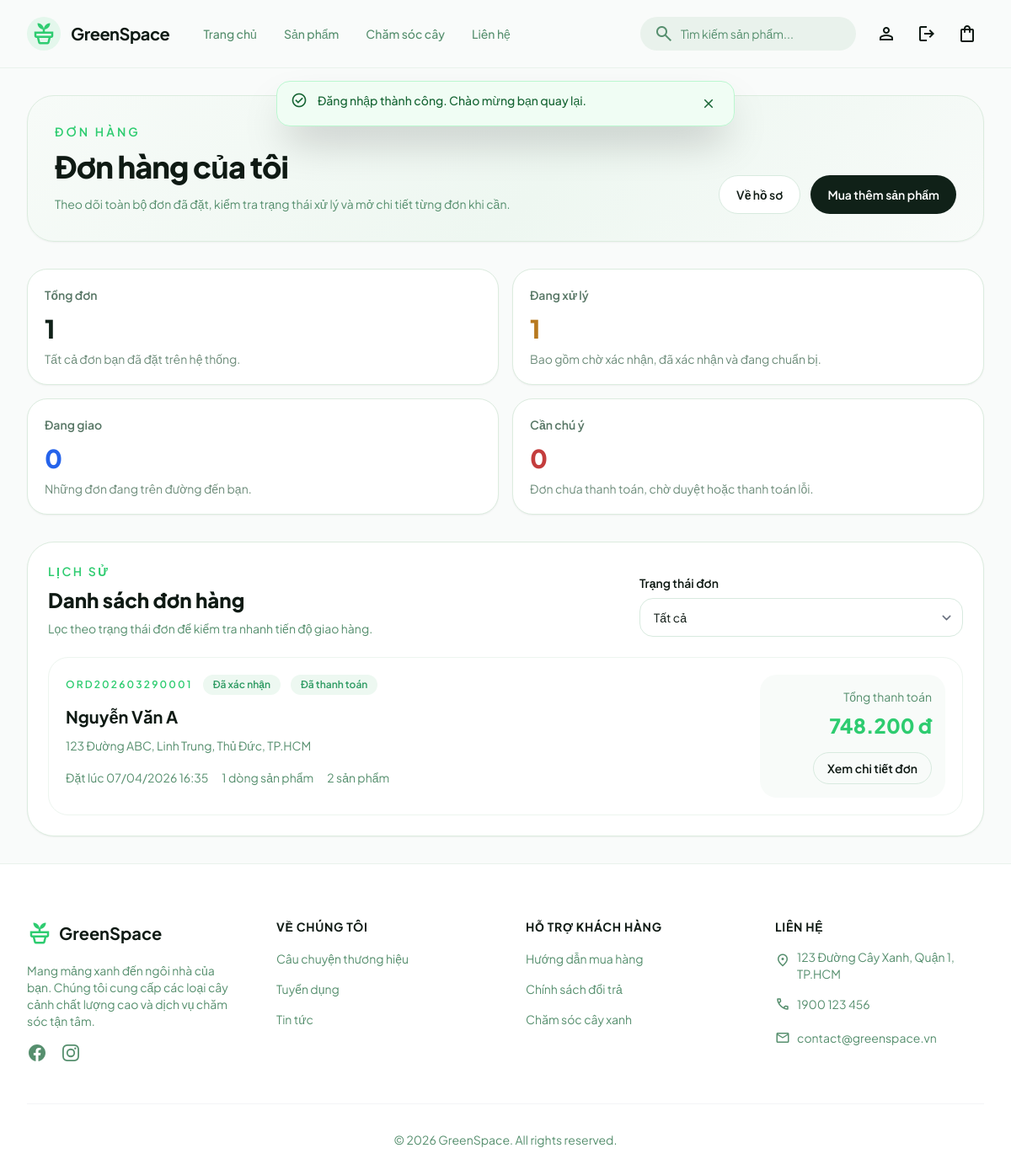
Page /orders.php (signed in) on the committed database.
### tables this page shows
CREATE TABLE orders (
    id INT AUTO_INCREMENT PRIMARY KEY,
    user_id INT NOT NULL,
    order_number VARCHAR(50) NOT NULL UNIQUE,
    full_name VARCHAR(100) NOT NULL,
    email VARCHAR(100) NOT NULL,
    phone VARCHAR(20) NOT NULL,
    address TEXT NOT NULL,
    note TEXT DEFAULT NULL,
    subtotal DECIMAL(10, 2) NOT NULL DEFAULT 0,
    discount_amount DECIMAL(10, 2) NOT NULL DEFAULT 0,
    shipping_fee DECIMAL(10, 2) NOT NULL DEFAULT 0,
    total_amount DECIMAL(10, 2) NOT NULL,
    coupon_code VARCHAR(50) DEFAULT NULL,
    payment_method ENUM('cod', 'online_mock') NOT NULL DEFAULT 'cod',
    payment_status ENUM('unpaid', 'pending_review', 'paid', 'failed') NOT NULL DEFAULT 'unpaid',
    order_status ENUM('pending', 'confirmed', 'processing', 'shipping', 'delivered', 'cancelled') NOT NULL DEFAULT 'pending',
    created_at TIMESTAMP DEFAULT CURRENT_TIMESTAMP,
    updated_at TIMESTAMP DEFAULT CURRENT_TIMESTAMP ON UPDATE CURRENT_TIMESTAMP,
    CONSTRAINT fk_orders_user
        FOREIGN KEY (user_id) REFERENCES users(id) ON DELETE CASCADE,
    INDEX idx_orders_user_id (user_id),
    INDEX idx_orders_payment_status (payment_status),
    INDEX idx_orders_order_status (order_status)
);

### config/config.php (called while the page is built, shortened)
<?php
spl_autoload_register(function ($class) {
    $paths = [
        APP_PATH . '/controllers/' . $class . '.php',
        APP_PATH . '/models/' . $class . '.php',
        APP_PATH . '/services/' . $class . '.php',
        CONFIG_PATH . '/' . $class . '.php',
        BASE_PATH . '/helpers/' . $class . '.php',
    ];
    foreach ($paths as $path) {
        if (file_exists($path)) {
            return;
        }
    }
});
require_once BASE_PATH . '/helpers/functions.php';

### app/models/Order.php (called while the page is built, shortened)
<?php
class Order {
    private PDO $conn;
    private string $table = 'orders';
    public function __construct() {
        $db = new Database();
        $this->conn = $db->getConnection();
    }
    public function getPaginatedByUserId(int $userId, int $limit = 10, int $offset = 0, string $orderStatus = 'all'): array {
        $filterSql = '';
        $query = "SELECT o.*,
                         COUNT(od.id) AS item_count,
                         COALESCE(SUM(od.quantity), 0) AS total_quantity
                  FROM {$this->table} o
                  LEFT JOIN order_details od ON od.order_id = o.id
                  WHERE o.user_id = :user_id{$filterSql}
                  GROUP BY o.id
                  ORDER BY o.created_at DESC, o.id DESC
                  LIMIT :limit OFFSET :offset";
        $stmt = $this->conn->prepare($query);
        $stmt->bindValue(':user_id', $userId, PDO::PARAM_INT);
        $stmt->bindValue(':limit', max(1, $limit), PDO::PARAM_INT);
        $stmt->bindValue(':offset', max(0, $offset), PDO::PARAM_INT);
        $stmt->execute();
        return $stmt->fetchAll();
    }
    public function getUserOrderStats(int $userId): array {
        $stmt = $this->conn->prepare(
            "SELECT COUNT(*) AS total_orders,
                    COALESCE(SUM(order_status IN ('pending', 'confirmed', 'processing')), 0) AS active_orders,
                    COALESCE(SUM(order_status = 'shipping'), 0) AS shipping_orders,
                    COALESCE(SUM(payment_status IN ('unpaid', 'pending_review', 'failed')), 0) AS payment_attention_orders
             FROM {$this->table}
             WHERE user_id = :user_id"
        );
        $stmt->bindValue(':user_id', $userId, PDO::PARAM_INT);
        $stmt->execute();
        $stats = $stmt->fetch() ?: [];
        return [
            'total_orders' => (int)($stats['total_orders'] ?? 0),
            'active_orders' => (int)($stats['active_orders'] ?? 0),
            'shipping_orders' => (int)($stats['shipping_orders'] ?? 0),
            'payment_attention_orders' => (int)($stats['payment_attention_orders'] ?? 0),
        ];
    }
}

### config/database.php (called while the page is built, shortened)
<?php
class Database {
    private $host;
    private $db_name;
    private $username;
    private $password;
    private $charset;
    public function __construct() {
        $this->host = DB_HOST ?? 'localhost';
        $this->db_name = DB_NAME ?? 'webgreenspace';
        $this->username = DB_USER ?? 'root';
        $this->password = DB_PASS ?? '';
        $this->charset = DB_CHARSET ?? 'utf8mb4';
    }
    public function getConnection() {
        $this->conn = null;
        try {
            $dsn = "mysql:host={$this->host};dbname={$this->db_name};charset={$this->charset}";
            $options = [
                PDO::ATTR_ERRMODE => PDO::ERRMODE_EXCEPTION,
                PDO::ATTR_DEFAULT_FETCH_MODE => PDO::FETCH_ASSOC,
                PDO::ATTR_EMULATE_PREPARES => false,
            ];
            $this->conn = new PDO($dsn, $this->username, $this->password, $options);
        } catch(PDOException $e) {
            echo "Connection Error: " . $e->getMessage();
            die();
        }
        return $this->conn;
    }
}

### helpers/functions.php (called while the page is built, shortened)
<?php
function clean(string|array $data): string|array {
    return htmlspecialchars(trim($data), ENT_QUOTES, 'UTF-8');
}
function get_user_id(): ?int {
    return $_SESSION['user_id'] ?? null;
}
function format_currency(float|int $amount): string {
    return number_format($amount, 0, ',', '.') . ' đ';
}
function format_date(string $date, string $format = 'd/m/Y H:i'): string {
    return date($format, strtotime($date));
}

### public/orders.php (the view, shortened to what this page needs)
<?php
require_once __DIR__ . '/../config/config.php';
require_once __DIR__ . '/../config/database.php';
function user_orders_order_status_meta(string $status): array {
    $map = [
        'pending' => ['label' => 'Chờ xác nhận', 'class' => 'bg-[#fff7e8] text-[#b7791f]'],
        'confirmed' => ['label' => 'Đã xác nhận', 'class' => 'bg-[#edf8f1] text-[#2e9b63]'],
        'processing' => ['label' => 'Đang chuẩn bị', 'class' => 'bg-[#eef4ff] text-[#3758c7]'],
        'shipping' => ['label' => 'Đang giao', 'class' => 'bg-[#eef6ff] text-[#2563eb]'],
        'delivered' => ['label' => 'Đã giao', 'class' => 'bg-[#eafaf0] text-[#157347]'],
        'completed' => ['label' => 'Hoàn tất', 'class' => 'bg-[#eafaf0] text-[#157347]'],
        'cancelled' => ['label' => 'Đã hủy', 'class' => 'bg-[#fdecec] text-[#c43d3d]'],
    ];
    return $map[$status] ?? ['label' => ucfirst($status), 'class' => 'bg-[#f2f4f3] text-text-secondary'];
}
function user_orders_payment_status_meta(string $status): array {
    $map = [
        'paid' => ['label' => 'Đã thanh toán', 'class' => 'bg-[#edf8f1] text-[#2e9b63]'],
        'pending_review' => ['label' => 'Chờ admin duyệt', 'class' => 'bg-[#fff7e8] text-[#b7791f]'],
        'unpaid' => ['label' => 'Chưa thanh toán', 'class' => 'bg-[#f2f4f3] text-text-secondary'],
        'failed' => ['label' => 'Thanh toán lỗi', 'class' => 'bg-[#fdecec] text-[#c43d3d]'],
        'refunded' => ['label' => 'Đã hoàn tiền', 'class' => 'bg-[#eef4ff] text-[#3758c7]'],
    ];
    return $map[$status] ?? ['label' => ucfirst($status), 'class' => 'bg-[#f2f4f3] text-text-secondary'];
}
$statusOptions = [
    'all' => 'Tất cả',
    'pending' => 'Chờ xác nhận',
    'confirmed' => 'Đã xác nhận',
    'processing' => 'Đang chuẩn bị',
    'shipping' => 'Đang giao',
    'delivered' => 'Đã giao',
    'cancelled' => 'Đã hủy',
];
$statusFilter = (string)($_GET['status'] ?? 'all');
$page = max(1, (int)($_GET['page'] ?? 1));
$perPage = 6;
$offset = ($page - 1) * $perPage;
$userId = (int)get_user_id();
$orderModel = new Order();
$stats = $orderModel->getUserOrderStats($userId);
$orders = $orderModel->getPaginatedByUserId($userId, $perPage, $offset, $statusFilter);
include 'includes/header.php';
?>
<main class="flex-1">
    <div class="mx-auto w-full max-w-7xl px-4 py-8 sm:px-6 lg:px-8">
        <section class="rounded-[2rem] border border-[#dcecdf] bg-[linear-gradient(135deg,#f7fbf8_0%,#eef7f1_55%,#f8fbf9_100%)] px-6 py-8 shadow-sm sm:px-8">
            <div class="flex flex-col gap-5 lg:flex-row lg:items-end lg:justify-between">
                <div>
                    <p class="text-sm font-semibold uppercase tracking-[0.22em] text-primary">Đơn hàng</p>
                    <h1 class="mt-3 text-4xl font-extrabold tracking-tight text-text-main dark:text-white">Đơn hàng của tôi</h1>
                    <p class="mt-3 max-w-2xl text-sm leading-6 text-text-secondary">
                        Theo dõi toàn bộ đơn đã đặt, kiểm tra trạng thái xử lý và mở chi tiết từng đơn khi cần.
                    </p>
                </div>
                <div class="flex flex-wrap gap-3">
                    <a href="profile.php#orders" class="inline-flex items-center rounded-full border border-[#d8eadf] bg-white px-5 py-3 text-sm font-semibold text-text-main transition-colors hover:border-primary hover:text-primary">
                        Về hồ sơ
                    </a>
                    <a href="products.php" class="inline-flex items-center rounded-full bg-[#102118] px-5 py-3 text-sm font-semibold text-white transition-colors hover:bg-[#1f3b2d]">
                        Mua thêm sản phẩm
                    </a>
                </div>
            </div>
        </section>
        <section class="mt-8 grid gap-4 md:grid-cols-2 xl:grid-cols-4">
            <article class="rounded-[1.5rem] border border-[#dcecdf] bg-white p-5 shadow-sm">
                <p class="text-sm font-semibold text-[#587766]">Tổng đơn</p>
                <p class="mt-3 text-3xl font-extrabold text-[#102118]"><?= clean((string)$stats['total_orders']) ?></p>
                <p class="mt-2 text-sm text-[#6e8d7b]">Tất cả đơn bạn đã đặt trên hệ thống.</p>
            </article>
            <article class="rounded-[1.5rem] border border-[#dcecdf] bg-white p-5 shadow-sm">
                <p class="text-sm font-semibold text-[#587766]">Đang xử lý</p>
                <p class="mt-3 text-3xl font-extrabold text-[#b7791f]"><?= clean((string)$stats['active_orders']) ?></p>
                <p class="mt-2 text-sm text-[#6e8d7b]">Bao gồm chờ xác nhận, đã xác nhận và đang chuẩn bị.</p>
            </article>
            <article class="rounded-[1.5rem] border border-[#dcecdf] bg-white p-5 shadow-sm">
                <p class="text-sm font-semibold text-[#587766]">Đang giao</p>
                <p class="mt-3 text-3xl font-extrabold text-[#2563eb]"><?= clean((string)$stats['shipping_orders']) ?></p>
                <p class="mt-2 text-sm text-[#6e8d7b]">Những đơn đang trên đường đến bạn.</p>
            </article>
            <article class="rounded-[1.5rem] border border-[#dcecdf] bg-white p-5 shadow-sm">
                <p class="text-sm font-semibold text-[#587766]">Cần chú ý</p>
                <p class="mt-3 text-3xl font-extrabold text-[#c43d3d]"><?= clean((string)$stats['payment_attention_orders']) ?></p>
                <p class="mt-2 text-sm text-[#6e8d7b]">Đơn chưa thanh toán, chờ duyệt hoặc thanh toán lỗi.</p>
            </article>
        </section>
        <section class="mt-8 rounded-[2rem] border border-[#dcecdf] bg-white p-6 shadow-sm">
            <div class="flex flex-col gap-4 lg:flex-row lg:items-end lg:justify-between">
                <div>
                    <p class="text-sm font-semibold uppercase tracking-[0.18em] text-primary">Lịch sử</p>
                    <h2 class="mt-2 text-2xl font-extrabold text-text-main dark:text-white">Danh sách đơn hàng</h2>
                    <p class="mt-2 text-sm text-text-secondary">Lọc theo trạng thái đơn để kiểm tra nhanh tiến độ giao hàng.</p>
                </div>
                <form method="GET" class="w-full max-w-sm">
                    <label for="status" class="mb-2 block text-sm font-semibold text-text-main dark:text-white">Trạng thái đơn</label>
                    <select id="status" name="status" onchange="this.form.submit()" class="w-full rounded-2xl border border-[#d8eadf] px-4 py-3 text-sm text-text-main focus:border-primary focus:ring-primary/20">
                        <?php foreach ($statusOptions as $value => $label): ?>
                            <option value="<?= clean($value) ?>" <?= $statusFilter === $value ? 'selected' : '' ?>><?= clean($label) ?></option>
                        <?php endforeach; ?>
                    </select>
                </form>
            </div>
            <?php if (empty($orders)): ?>
                <div class="mt-6 rounded-[1.5rem] border border-dashed border-[#d8eadf] px-6 py-12 text-center">
                    <span class="material-symbols-outlined text-5xl text-primary/70">receipt_long</span>
                    <p class="mt-4 text-base font-semibold text-text-main dark:text-white">Chưa có đơn phù hợp bộ lọc hiện tại.</p>
                    <p class="mt-2 text-sm text-text-secondary">Bạn có thể đổi bộ lọc hoặc quay lại trang sản phẩm để đặt đơn mới.</p>
                </div>
            <?php else: ?>
                <div class="mt-6 space-y-4">
                    <?php foreach ($orders as $order): ?>
                        <?php
                        $orderStatus = user_orders_order_status_meta((string)$order['order_status']);
                        $paymentStatus = user_orders_payment_status_meta((string)$order['payment_status']);
                        ?>
                        <article class="rounded-[1.5rem] border border-[#edf5ef] p-5 dark:border-[#24352b]">
                            <div class="flex flex-col gap-4 lg:flex-row lg:items-start lg:justify-between">
                                <div class="min-w-0">
                                    <div class="flex flex-wrap items-center gap-3">
                                        <p class="text-xs font-semibold uppercase tracking-[0.18em] text-primary"><?= clean($order['order_number']) ?></p>
                                        <span class="rounded-full px-3 py-1 text-xs font-semibold <?= clean($orderStatus['class']) ?>"><?= clean($orderStatus['label']) ?></span>
                                        <span class="rounded-full px-3 py-1 text-xs font-semibold <?= clean($paymentStatus['class']) ?>"><?= clean($paymentStatus['label']) ?></span>
                                    </div>
                                    <h3 class="mt-3 text-xl font-bold text-text-main dark:text-white"><?= clean($order['full_name']) ?></h3>
                                    <p class="mt-2 text-sm leading-6 text-text-secondary"><?= clean($order['address']) ?></p>
                                    <div class="mt-4 flex flex-wrap items-center gap-4 text-sm text-text-secondary">
                                        <span>Đặt lúc <?= format_date($order['created_at'], 'd/m/Y H:i') ?></span>
                                        <span><?= clean((string)$order['item_count']) ?> dòng sản phẩm</span>
                                        <span><?= clean((string)$order['total_quantity']) ?> sản phẩm</span>
                                    </div>
                                </div>
                                <div class="min-w-[220px] rounded-[1.25rem] bg-[#f8fbf9] p-4 lg:text-right">
                                    <p class="text-sm text-text-secondary">Tổng thanh toán</p>
                                    <p class="mt-2 text-2xl font-extrabold text-primary"><?= format_currency((float)$order['total_amount']) ?></p>
                                    <a href="order-detail.php?id=<?= clean((string)$order['id']) ?>" class="mt-4 inline-flex items-center rounded-full border border-[#d8eadf] px-4 py-2 text-sm font-semibold text-text-main transition-colors hover:border-primary hover:text-primary">
                                        Xem chi tiết đơn
                                    </a>
                                </div>
                            </div>
                        </article>
                    <?php endforeach; ?>
                </div>
            <?php endif; ?>
        </section>
    </div>
</main>
<?php include 'includes/footer.php'; ?>

### rows in the picture
orders: order_number "ORD202603290001", order_status "Đã xác nhận", payment_status "Đã thanh toán", full_name "Nguyễn Văn A", address "123 Đường ABC, Linh Trung, Thủ Đức, TP.HCM", created_at "07/04/2026 16:35", item_count "1", total_quantity "2", total_amount "748.200 đ"

### other values in the picture
$flash['message'] "Đăng nhập thành công. Chào mừng bạn quay lại."
$stats['total_orders'] "1"
$stats['active_orders'] "1"
$stats['shipping_orders'] "0"
$stats['payment_attention_orders'] "0"
form field status "Tất cả"
